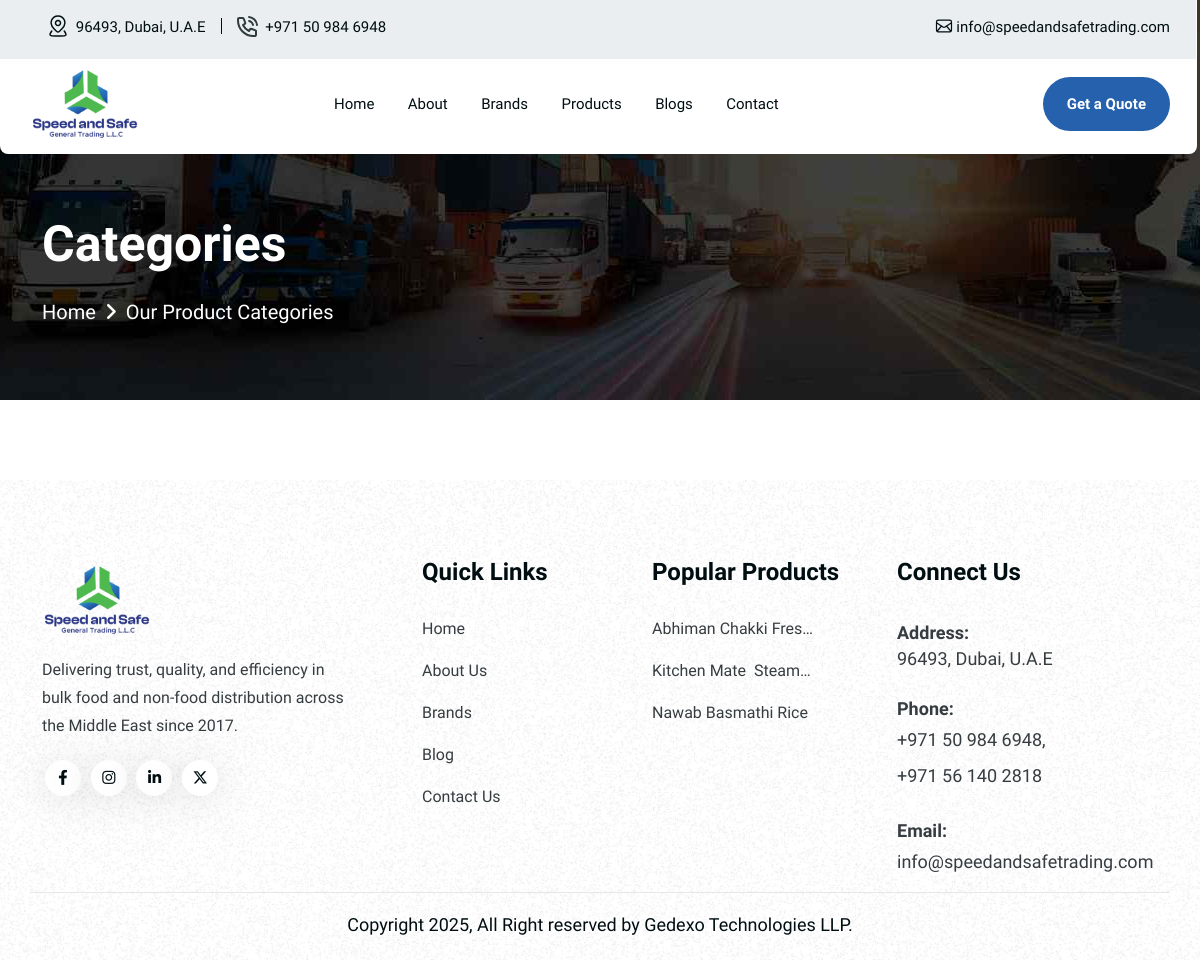
Page /categories/ on the earlier database version.
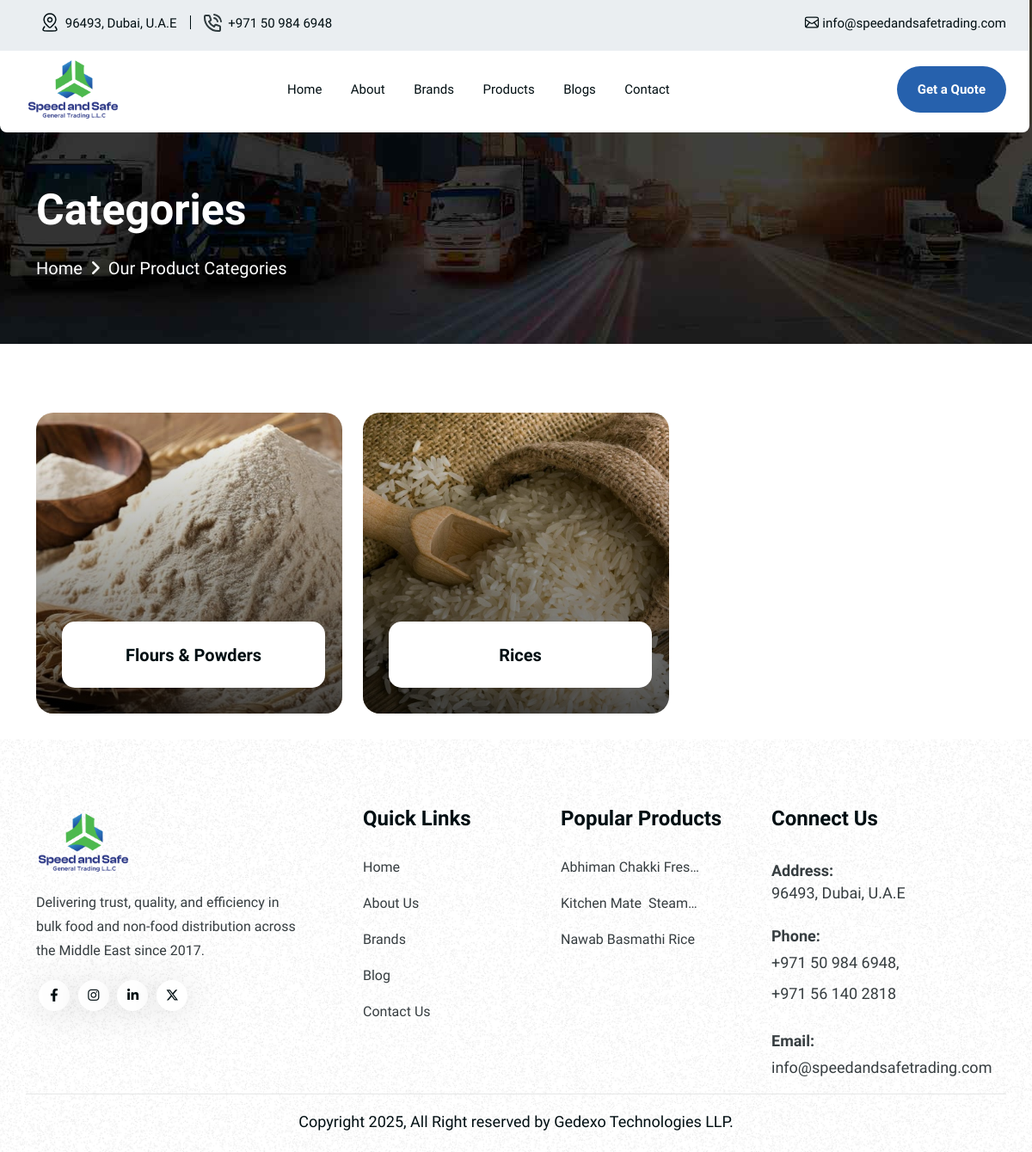
Same page on the later database version.
### web/models.py (models this page shows, shortened)
class Product(models.Model):
    category = models.ForeignKey(ProductCategory, on_delete=models.CASCADE, null=True)
    brand = models.ForeignKey("web.Brand", on_delete=models.CASCADE, related_name='products', blank=True, null=True)
    title = models.CharField(max_length=180)
    slug = models.SlugField()
    quantity = models.CharField(max_length=80, null=True)
    image = models.ImageField(upload_to="product/")
    description = HTMLField()
    def get_absolute_url(self):
        return reverse_lazy('web:product_detail', kwargs={'slug': self.slug})
    class Meta:
        ordering = ["id"]
        verbose_name = "Product"
        verbose_name_plural = "Products"

class ProductCategory(models.Model):
    title = models.CharField(max_length=180)
    slug = models.SlugField()
    image = models.ImageField(upload_to="product_category/", null=True)
    class Meta:
        verbose_name = "Product Category"
        verbose_name_plural = "Product Categories"

### web/views.py (the view)
# urls.py: path("categories/", views.product_category, name="product_category"),
def product_category(request):
    product_categories = ProductCategory.objects.all()
    context = {
        "product_categories":product_categories
    }
    return render(request, "web/category.html", context)

### web/context_processors.py (called while the page is built)
def main_context(request):
    footer_products = Product.objects.all()[:8]
    return {
        "footer_products": footer_products
    }

### templates/web/category.html (shortened to what this page needs)
{% extends 'web/base.html' %}
{% load static %}
{% block content %}
   <div class="inner-hero bg-cover" style="background-image: url({% static 'web/assets/img/bg/inner-hero-bg.jpg' %});">
      <div class="container">
        <div class="row align-items-center">
            <div class="col-lg-6">
                <div class="inner-heading">
                    <h1>Categories</h1>
                    <div class="breadcrumbs-pages">
                        <ul>
                           <li><a href="{% url 'web:index' %}">Home</a></li>
                           <li class="angle"><i class="fa-solid fa-angle-right"></i></li>
                           <li>Our Product Categories</li>
                        </ul>
                     </div>
                </div>
            </div>
        </div>
      </div>
   </div>
   <div class="team1 sp _relative product-category-section">
      <div class="container">
         <div class="row mt-20">
            {% for category in product_categories %}
            <div class="col-lg-4 col-md-6" data-aos="zoom-in-up" data-aos-duration="800">
                <a href="{% url 'web:product' %}?category={{category.slug}}">
                    <div class="team1-box">
                        <div class="image-wrapper">
                            <img src="{{category.image.url}}" alt="{{category.title}}">
                        </div>
                        <div class="content">
                            <h4>
                                <a href="{% url 'web:product' %}?category={{category.slug}}">
                                {{category.title}}
                                </a>
                            </h4>
                        </div>
                    </div>
                </a>
            </div>
            {% endfor %}
         </div>
      </div>
   </div>
{% endblock %}

### templates/web/partials/footer.html
{% load static %}
<footer class="vl-footer-area1 footer-space4 bg-cover" style="background-image: url({% static 'web/assets/img/bg/footer1-bg.png' %});">
    <div class="footer-bottom-content">
       <div class="container">
          <div class="row">
             <div class="col-xl-4 col-lg-4 col-md-6 col-sm-6">
                <div class="vl-footer-widget vl-footer1-logo-area mr-50 mb-50">
                   <div class="vl-footer-logo black-logo">
                      <a href="{% url 'web:index' %}"><img src="{% static 'web/assets/img/logo/logo.png' %}" alt=""></a>
                   </div>
                   <div class="vl-footer-text heading1 mt-16">
                      <p class="mt-16">Delivering trust, quality, and efficiency in bulk food and non-food distribution across the Middle East since 2017. </p>
                   </div>
                   <div class="vl-footer-social1 text-start mt-20">
                      <a href="#"><i class="fa-brands fa-facebook-f"></i></a>
                      <a href="#"><i class="fa-brands fa-instagram"></i></a>
                      <a href="#"><i class="fa-brands fa-linkedin-in"></i></a>
                      <a href="#"><i class="fa-brands fa-x-twitter"></i></a>
                   </div>
                </div>
             </div>
             <div class="col-lg-2 col-md-6 col-6">
                <div class="vl-footer-widget mb-50 ml-0 md:ml-30 sm:ml-0">
                   <h4>Quick Links</h4>
                   <div class="vl-footer-list">
                      <ul>
                         <li><a href="{% url 'web:index' %}">Home</a></li>
                         <li><a href="{% url 'web:about' %}">About Us</a></li>
                         <li><a href="{% url 'web:brand' %}">Brands</a></li>
                         <li><a href="{% url 'web:blog' %}">Blog</a></li>
                         <li><a href="{% url 'web:contact' %}">Contact Us</a></li>
                      </ul>
                   </div>
                </div>
             </div>
             <div class="col-lg-3 col-md-4 col-6">
                <div class="vl-footer-widget ml-40 mb-50 md:ml-0 sm:ml-0">
                   <h4>Popular Products</h4>
                   <div class="vl-footer-list">
                      <ul>
                        {% for product in footer_products %}
                         <li><a href="{{product.get_absolute_url}}">{{product.title|truncatechars:20}}</a></li>
                         {% endfor %}
                      </ul>
                   </div>
                </div>
             </div>
             <div class="col-lg-3 col-md-8 col-sm-6">
               <div class="vl-footer-recent-project vl-footer-widget">
                  <h4>Connect Us</h4>
                  <div class="row">
                        <div class="col-12 vl-footer-address">
                           <p><strong>Address:</strong><br>
                              96493, Dubai, U.A.E</p>
                           <p><strong>Phone:</strong><br>
                           <a href="tel:+971 50 984 6948">+971 50 984 6948</a>,
                           <a href="tel:+971 56 140 2818">+971 56 140 2818</a></p>
                           <p><strong>Email:</strong><br>
                           <a href="mailto:info@speedandsafetrading.com"> info@speedandsafetrading.com</a></p>
                        </div>
                  </div>
               </div>
            </div>
          </div>
       </div>
    </div>
       <div class="container">
          <div class="row vl-copyright1 _dv-top align-items-center justify-content-center">
             <div class="col-lg-6">
                <div class="copyright-text text-center">
                   <p>Copyright {% now 'Y' %}, All Right reserved by <a href="https://gedexo.com/" target="_blank"> Gedexo Technologies LLP.</a></p>
                </div>
             </div>
          </div>
       </div>
 </footer>

Differences in the rows shown:
added ProductCategory: image (picture), title "Flours & Powders"
added ProductCategory: image (picture), title "Rices"
